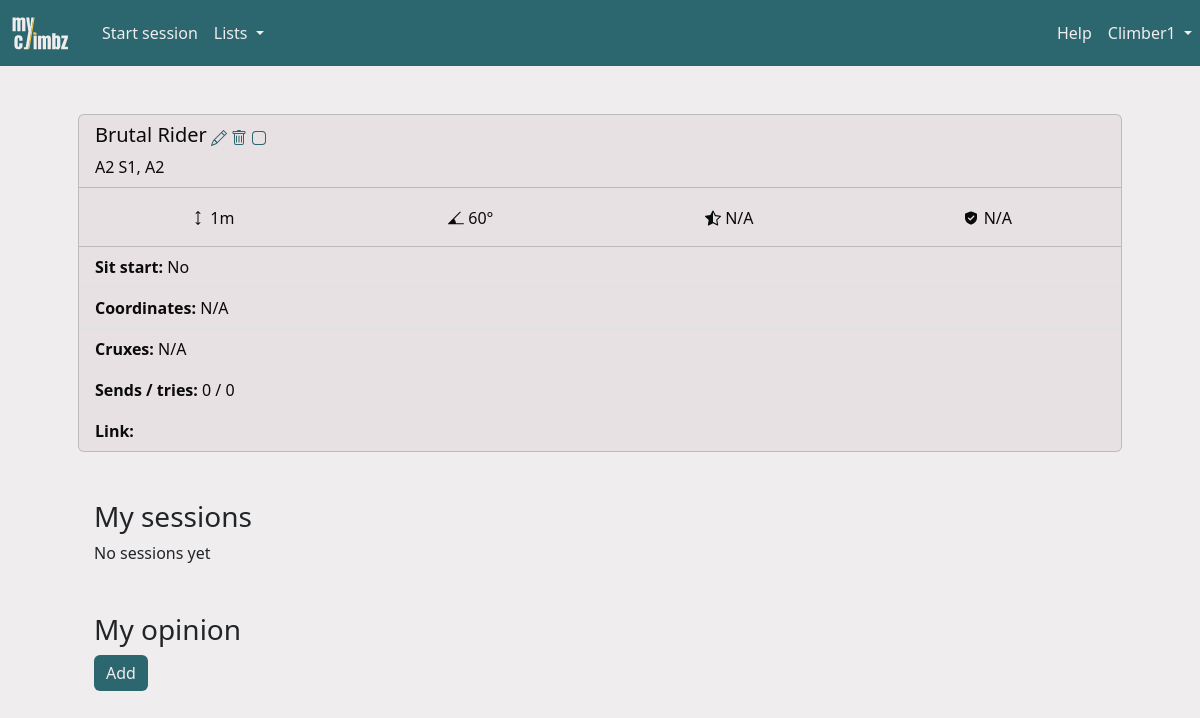
The app's page /route/1 (signed in) with its own data.
### myclimbz/models/climber.py (models this page shows, shortened)
class Climber(db.Model, UserMixin):
    id = db.Column(db.Integer, primary_key=True)
    role = db.Column(db.Integer, nullable=False, default=0)
    email = db.Column(db.String(200), nullable=False, unique=True)
    password = db.Column(db.String(200), nullable=False)
    name = db.Column(db.String(200), nullable=False)
    birthdate = db.Column(db.Date, nullable=True)
    year_started_climbing = db.Column(db.Integer, nullable=True)
    height = db.Column(db.Integer, nullable=True)
    ape_index = db.Column(db.Integer, nullable=True)
    grade_scale = db.Column(db.String(10), nullable=False, default="font")
    sessions = db.relationship("Session", backref="climber", cascade="all, delete")
    opinions = db.relationship("Opinion", backref="climber", cascade="all, delete")
    routes = db.relationship("Route", backref="creator")
    sectors = db.relationship("Sector", backref="creator")
    areas = db.relationship("Area", backref="creator")
    projects = db.relationship(
        "Route",
        secondary=climber_projects,
        backref=db.backref("climbers", lazy="dynamic"),
    )

### myclimbz/models/route.py (models this page shows, shortened)
class Route(db.Model):
    id = db.Column(db.Integer, primary_key=True)
    name = db.Column(db.String(200), nullable=False)
    created_by = db.Column(db.Integer, db.ForeignKey("climber.id"), nullable=False)
    latitude = db.Column(db.Float)
    longitude = db.Column(db.Float)
    comment = db.Column(db.Text)
    link = db.Column(db.String(300))
    sit_start = db.Column(db.Boolean, nullable=False, default=False)
    height = db.Column(db.Float, db.CheckConstraint("height >= 1"))
    inclination = ConstrainedInteger("inclination", -50, 90)
    sector_id = db.Column(db.Integer, db.ForeignKey("sector.id"))
    climbs = db.relationship("Climb", backref="route", cascade="all, delete")
    opinions = db.relationship("Opinion", backref="route", cascade="all, delete")
    UniqueConstraint(name, sector_id, name="unique_route_name_in_sector")
    @property
    def tried(self) -> bool:
        return any(
            climb.n_attempts > 0
            for climb in self.climbs
            if climb.session.climber_id == current_user.id
        )
    @property
    def is_project(self) -> bool:
        return self in current_user.projects
    @property
    def n_sends(self) -> int:
        climbers = list()
        for climb in self.climbs:
            if climb.sent and climb.session.climber_id not in climbers:
                climbers.append(climb.session.climber_id)
        return len(climbers)
    @property
    def n_climbers(self) -> int:
        climbers = list()
        for climb in self.climbs:
            if climb.session.climber_id not in climbers:
                climbers.append(climb.session.climber_id)
        return len(climbers)
    @property
    def consensus_level(self) -> int:
        level_counts = Counter(op.grade.level for op in self.opinions if op.grade)
        return level_counts.most_common(1)[0][0] if level_counts else None
    @property
    def consensus_grade(self) -> Grade:
        return Grade.query.filter_by(level=self.consensus_level).first()
    @property
    def consensus_grade_str(self) -> str:
        grade_scale = current_user.grade_scale
        return getattr(self.consensus_grade, grade_scale)
    @property
    def rating(self) -> float:
        ratings = [op.rating for op in self.opinions if op.rating is not None]
        return sum(ratings) / len(ratings) if ratings else None
    @property
    def landing(self) -> float:
        landings = [op.landing for op in self.opinions if op.landing is not None]
        return sum(landings) / len(landings) if landings else None
    @property
    def cruxes(self) -> list:
        crux_counts = Counter(crux.name for op in self.opinions for crux in op.cruxes)
        return [crux[0] for crux in crux_counts.most_common(3)]
    @property
    def my_videos(self) -> list[dict[str]]:
        videos = list()
        for climb in self.climbs:
            if climb.session.climber_id == current_user.id:
                videos.extend(climb.videos)
        return self.get_video_fnames_for_climb_ids(videos)
    def get_video_fnames_for_climb_ids(self, videos: list[Video]) -> list[dict[str]]:
        if len(videos) == 0:
            return list()

### myclimbz/blueprints/routes/routes.py (the view)
@routes.route("/route/<int:route_id>")
def page_route(route_id: int) -> str:
    route = Route.query.get(route_id)
    return render("route.html", title=route.name, route=route)

### myclimbz/templates/route.html (shortened to what this page needs)
{% import "macros.html" as macros %}
{% extends "main.html" %}
{% block content %}
<div class="container px-0 px-md-5 pb-2 mb-3 mt-md-5">
    {% if route.created_by == user_id  or user_role == 1 %}
    {% set actions = [
        { "icon": "edit", "url": url_for('routes.edit_route', route_id=route.id) },
        { "icon": "delete", "url": url_for('routes.delete_route', route_id=route.id) }
    ] %}
    {% if not route.tried %}
        {% if route.is_project %}
            {% set actions = actions + [{ "icon": "is_project", "url": url_for('climbers.delete_project', route_id=route.id) }] %}
        {% else %}
            {% set actions = actions + [{ "icon": "is_not_project", "url": url_for('climbers.add_project', route_id=route.id) }] %}
        {% endif %}
    {% endif %}
    {% else %}
    {% set actions = [] %}
    {% endif %}
    {{ macros.card({
        "header": {
            "title": route.name ~ " " ~ route.consensus_grade_str,
            "title_actions": actions,
            "subtitle": route.sector.name ~ ", " ~ route.sector.area.name
        },
        "body": {
            "facts": [
                    { "icon": "height", "value": route.height, "unit": "m" },
                    { "icon": "inclination", "value": route.inclination, "unit": "°" },
                    { "icon": "rating", "value": route.rating, "unit": "/5" },
                    { "icon": "landing", "value": route.landing, "unit": "/5" },
                ],
            "list": [
                {
                "prefix": "Sit start",
                "value": "Yes" if route.sit_start else "No"
                },
                {
                "prefix": "Coordinates",
                "value": route.latitude ~ ", " ~ route.longitude if route.latitude and route.longitude else "N/A"
                },
                {"prefix": "Cruxes", "value": route.cruxes|join(", ") if route.cruxes else "N/A"},
                {"prefix": "Sends / tries", "value": route.n_sends ~ " / " ~ route.n_climbers},
                {"prefix": "Link", "value": route.link},
                {"value": route.comment if route.comment else ""},
            ]
        }
    }) }}
</div>
<div class="container px-0 px-md-5 py-2 my-3">
    <div>
        <h3 class="ms-3" style="display: inline-block">My sessions</h3>
    </div>
    {% if route.climbs|selectattr("session.climber_id", "equalto", user_id)|list|length > 0 %}
    <table id="content_table" class="table" data-sort-col="0" data-sort-order="desc">
        <thead>
            <tr>
                <th>Date</th>
                <th># Attempts</th>
                <th>Conditions</th>
                <th>Sent</th>
                <th>Actions</th>
            </tr>
        </thead>
        <tbody>
            {% for climb in route.climbs if climb.session.climber_id == user_id %}
            {% set onclick = "window.location=\"" + url_for('sessions.page_session', session_id=climb.session.id) +
            "\""
            %}
            {% if climb.sent %}
            <tr class="table-success">
                {% else %}
            <tr>
                {% endif %}
                <td onclick={{ onclick }}>{{ climb.session.date }}</td>
                <td onclick={{ onclick }}>{{ climb.n_attempts }}</td>
                <td onclick={{ onclick }}>{{ climb.session.conditions }}</td>
                <td onclick={{ onclick }}>{{ "Yes" if climb.sent else "No" }}</td>
                <td>
                    <a href="{{ url_for('climbs.edit_climb', climb_id=climb.id) }}">
                        {% include 'icons/edit.html' %}
                    </a>
                    <a href="{{ url_for('climbs.delete_climb', climb_id=climb.id) }}" onclick="return confirm('Are you sure you want to delete this climb?');">
                        {% include 'icons/delete.html' %}
                    </a>
                    <a href="{{ url_for('climbs.view_climb', climb_id=climb.id) }}">
                        {% include 'icons/view.html' %}
                    </a>
                </td>
            </tr>
            {% endfor %}
        </tbody>
    </table>
    {% else %}
    <p class="ms-3">No sessions yet</p>
    {% endif %}
</div>
<div class="container px-0 px-md-5 py-2 my-3">
    <h3 class="ms-3" style="display: inline-block">My opinion</h3>
    {% if route.opinions|selectattr("climber_id", "equalto", user_id)|list|length > 0 %}
    {% for opinion in route.opinions if opinion.climber_id == user_id %}
    <a href="{{ url_for('opinions.edit_opinion', opinion_id=opinion.id) }}">
        {% include 'icons/edit.html' %}
    </a>
    <a href="{{ url_for('opinions.delete_opinion', opinion_id=opinion.id) }}" onclick="return confirm('Are you sure you want to delete this opinion?');">
        {% include 'icons/delete.html' %}
    </a>
    {{ opinion_card(opinion) }}
    {% endfor %}
    {% else %}
    <div class="ms-3">
        <a href="{{ url_for('opinions.add_opinion', climber_id=user_id, route_id=route.id) }}"
            class="btn btn-success">Add</a>
    </div>
    {% endif %}
</div>
{% endblock content %}

### myclimbz/templates/macros.html (shortened to what this page needs)
{% macro card(data) %}
<div class="card mb-3">
    <div class="card-header">
        <div class="row">
            <div class="col-sm">
                <h5 class="card-title" style="display: inline-block">{{ data['header']['title'] }}</h5>
                {% if data['header']['title_actions'] %}
                {% for action in data['header']['title_actions'] %}
                {% if action['icon'] == 'delete' %}
                <a href="{{ action['url'] }}"  onclick="return confirm('Are you sure you want to delete this?');">
                {% else %}
                <a href="{{ action['url'] }}">
                {% endif %}
                    {% include 'icons/' ~ action['icon'] ~ '.html' %}
                </a>
                {% endfor %}
                {% endif %}
            </div>
            {% if data['header']['subtitle'] %}
                <span>{{ data['header']['subtitle'] }}</span>
            {% endif %}
        </div>
    </div>
    {% if data['body']['facts'] %}
    <div class="card-body">
        <div class="row">
            {% for fact in data['body']['facts'] %}
            <div class="col text-center" style="padding: 0">
                <span style="vertical-align: middle; display: inline-block;">
                </span>
                <span style="vertical-align: middle; display: inline-block;">
                    {% if fact['value'] is none %}
                        N/A
                    {% elif fact['value'] is float and fact['value'] % 1 == 0 %}
                        {{ fact['value']|int }}{{ fact['unit'] }}
                    {% else %}
                        {{ (fact['value']) }}{{ fact['unit'] }}
                    {% endif %}
                </span>
            </div>
            {% endfor %}
        </div>
    </div>
    {% endif %}
    {% if data['body']['list'] %}
    <ul class="list-group list-group-flush">
        {% for item in data['body']['list'] %}
            {% if 'prefix' in item or item['value']|length > 0 %}
                <li class="list-group-item">
                    {% if item['prefix'] %}
                        <b>{{ item['prefix'] }}:</b>
                    {% endif %}
                    {% if item['value'] %}
                        {% if item['value'] != "N/A" and (item['prefix'] == "Link" or item['prefix'] == "Media") %}
                            <a href="{{ item['value'] }}" target="_blank">{{ item['value'] }}</a>
                        {% else %}
                            {{ item['value'] }}
                        {% endif %}
                    {% endif %}
                </li>
            {% endif %}
        {% endfor %}
    </ul>
    {% endif %}
</div>
{% endmacro %}

### myclimbz/templates/main.html (shortened to what this page needs)
<html>
<head>
    <link href="https://cdn.jsdelivr.net/npm/bootstrap@5.3.2/dist/css/bootstrap.min.css" rel="stylesheet"
>
    <link href="{{ url_for('static', filename='css/colors.css') }}" rel="stylesheet" type="text/css">
    <link rel="stylesheet" type="text/css" href="https://cdnjs.cloudflare.com/ajax/libs/noUiSlider/15.8.1/nouislider.css" />
    <link href="https://cdn.jsdelivr.net/npm/simple-datatables@latest/dist/style.css" rel="stylesheet" type="text/css">
</head>
<body>
    <nav class="navbar navbar-expand-lg">
        {% if not is_form %}
        <a class="navbar-brand" href="{{ url_for('home.page_home') }}" style="padding-left: 10px;">
            <img src="{{ url_for('static', filename='images/logo-transparent.svg') }}" width="60" height="40" class="d-inline-block align-top" alt="">
        </a>
        <div class="collapse navbar-collapse ps-2" id="navbarSupportedContent">
            <ul class="navbar-nav me-auto mb-2 mb-md-0">
                {% if open_session %}
                {% if not open_session.is_project_search %}
                <li><a id="add_videos" class="nav-link" href="{{ url_for('videos.add_videos') }}">Add videos</a></li>
                {% endif %}
                <li><a id="add_climb" class="nav-link" href="{{ url_for('climbs.add_climb') }}">Add climb</a></li>
                <li>
                    <a id="stop_session" class="nav-link" href="{{ url_for('sessions.stop_session') }}">
                        Stop
                        {% if open_session.is_project_search %}
                        project search
                        {% else %}
                        session
                        {% endif %}
                    </a>
                </li>
                {% else %}
                <li class="nav-item">
                    <a id="start_session" class="nav-link" href="{{ url_for('sessions.add_session') }}">Start session</a>
                </li>
                {% endif %}
                <li class="nav-item dropdown">
                    <a class="nav-link dropdown-toggle" href="#" role="button" data-bs-toggle="dropdown"
                        aria-expanded="false">
                        Lists
                    </a>
                </li>
            </ul>
            <ul class="navbar-nav ms-md-auto mb-2 mb-md-0">
                <li class="nav-item">
                    <a class="nav-link" href="{{ url_for('home.guide') }}">Help</a>
                </li>
                <li class="nav-item dropdown">
                    <a class="nav-link dropdown-toggle" href="#" role="button" data-bs-toggle="dropdown"
                        aria-expanded="false">
                        {{ username }}
                    </a>
                </li>
            </ul>
        </div>
        {% else %}
        <a class="navbar-brand" href="{{ url_for('home.cancel_form') }}" style="padding-left: 10px;">
            <img src="{{ url_for('static', filename='images/logo-transparent.svg') }}" width="60" height="40" class="d-inline-block align-top" alt="">
        </a>
        {% endif %}
    </nav>
    {%block content %}{% endblock %}
</body>
</html>

### records on screen
Climber: name "Climber1"
Route: header "Brutal Rider", value "1", unit "m"

### other values on screen
{{ data['header']['subtitle'] }} "A2 S1, A2"
{{ (fact['value']) }} "60"
{{ fact['unit'] }} "°"
{{ item['prefix'] }} "Sit start" "Coordinates" "Cruxes" "Sends / tries" "Link"
{{ item['value'] }} "No" "N/A" "N/A" "0 / 0"
